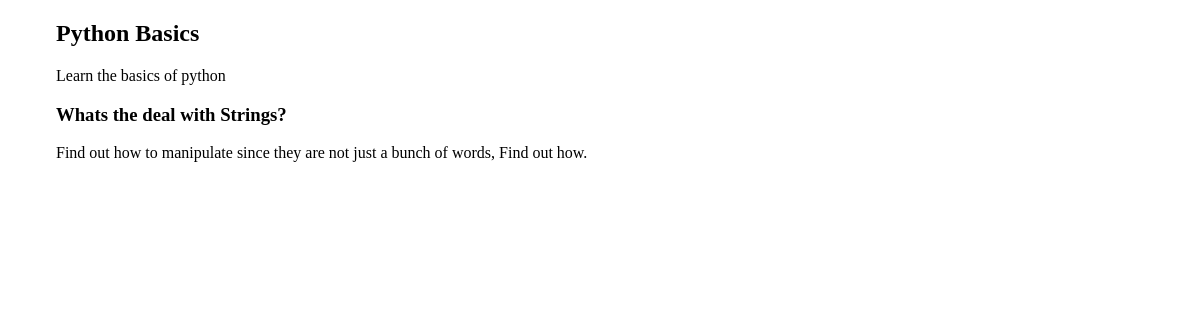
Before: /courses/1/ with the older database file.
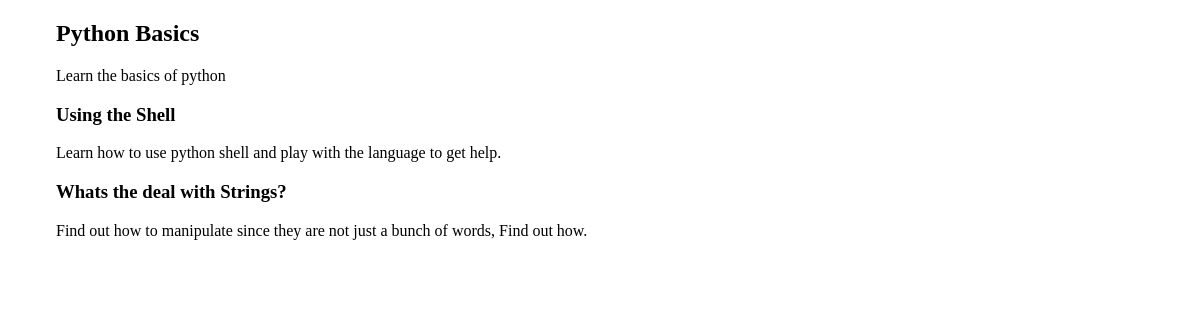
After: the same page with the newer database file.
### courses/models.py (models this page shows, shortened)
class Course(models.Model):
    ctrated_at = models.DateTimeField(auto_now_add=True)
    title = models.CharField(max_length=255)
    descrtiption = models.TextField()

class Step(models.Model):
    title = models.CharField(max_length=255)
    descrtiption = models.TextField()
    order = models.IntegerField(default=0)
    course = models.ForeignKey(Course)
    content = models.TextField(blank=True,default='')
    class Meta:
        ordering = ["order",]

### courses/views.py (the view)
# urls.py: url(r'(?P<pk>\d+)/$',views.course_detail),
def course_detail(request, pk):
    course = get_object_or_404(Course,pk=pk)
    return render(request,'courses/course_detail.html',{'course':course})

### courses/templates/courses/course_detail.html (shortened to what this page needs)
{% extends "layout.html" %}
{% block content %}
<article>
  <h2>{{course.title}}</h2>
  {{ course.descrtiption }}
  <section>
    {% for step in course.step_set.all %}
      <h3>{{step.title}}</h3>
        {{ step.descrtiption }}
    {% endfor %}
  </section>
</article>
{% endblock %}

### templates/layout.html (shortened to what this page needs)
{% load static from staticfiles %}
<!DOCTYPE html>
<html>
  <head>
    <link rel="stylesheet" href="{% static 'css/layout.css' %}">
  </head>
  <body>
    <div class="site-container">
        {% block content %}{% endblock %}
    </div>
  </body>
</html>

### assets/css/layout.css (style rules this page uses)
html { box-sizing: border-box; }
*, *::after, *::before { box-sizing: inherit; }
.site-container { max-width: 68em; margin-left: auto; margin-right: auto; }
.site-container::after { clear: both; content: ""; display: table; }

Changed rows visible on the page:
added Step: title "Using the Shell", descrtiption "Learn how to use python shell and play with the language to get help."
